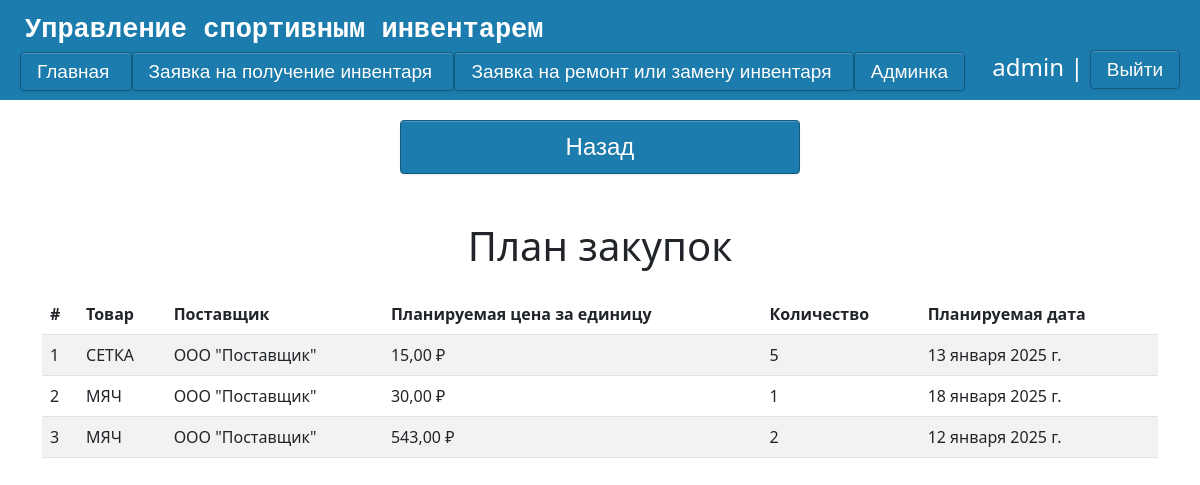
The page /console/purchase-plans/ (signed in) on the database its author committed.
### main/models.py (models this page shows, shortened)
class PurchasePlan(models.Model):
    item = models.ForeignKey(Goods, on_delete=models.CASCADE, related_name='purchase_plans', verbose_name="Товар")
    supplier = models.ForeignKey(Supplier, on_delete=models.SET_NULL, null=True, verbose_name="Поставщик")
    planned_price = models.DecimalField(max_digits=10, decimal_places=2, verbose_name="Планируемая цена")
    count = models.PositiveIntegerField(default=1, verbose_name="Количество")
    planned_date = models.DateField(verbose_name="Планируемая дата")
    class Meta:
        verbose_name = "План закупки"
        verbose_name_plural = "Планы закупок"

class Goods(models.Model):
    state = {'новый':'новый','использованный':'использованный','сломанный': 'сломанный'}
    goods = models.CharField('Название',max_length=30)
    count = models.IntegerField('Количество')
    rented_count = models.IntegerField('Взято',default=0)
    condition = models.CharField('Состояние',max_length=20, choices=state)
    class Meta:
        verbose_name = "Инвентарь"
        verbose_name_plural  = "Инвентарь"
    def __str__(self):
        return self.goods

class Supplier(models.Model):
    name = models.CharField(max_length=255, unique=True, verbose_name="Поставщик")
    class Meta:
        verbose_name = "Поставщик"
        verbose_name_plural = "Поставщики"
    def __str__(self):
        return self.name

### main/views.py (the view)
# urls.py: path('console/purchase-plans/', views.purchase_plan_list, name='purchase_plan_list'),
def purchase_plan_list(request):
    if request.user.is_superuser:
        plans = PurchasePlan.objects.select_related('item', 'supplier').all()
        return render(request, 'admin/purchase_plan_list.html', {'plans': plans})
    else:
        return render(request, 'admin/Error.html')

### main/templates/admin/purchase_plan_list.html (shortened to what this page needs)
{% extends 'main/layout.html' %}
{% block script %}
    <link rel="stylesheet" href="https://cdn.jsdelivr.net/npm/bootstrap@5.3.0/dist/css/bootstrap.min.css">
{% endblock %}
{% block content %}
    <a href="{% url 'console' %}" class = 'btn4'> Назад </a>
    <div class="container mt-5">
        <h1 class="mb-4">План закупок</h1>
        {% if plans %}
            <table class="table table-striped">
                <thead>
                    <tr>
                        <th>#</th>
                        <th>Товар</th>
                        <th>Поставщик</th>
                        <th>Планируемая цена за единицу</th>
                        <th>Количество</th>
                        <th>Планируемая дата</th>
                    </tr>
                </thead>
                <tbody>
                    {% for plan in plans %}
                        <tr>
                            <td>{{ forloop.counter }}</td>
                            <td>{{ plan.item }}</td>
                            <td>{{ plan.supplier }}</td>
                            <td>{{ plan.planned_price }} ₽</td>
                            <td>{{ plan.count }}</td>
                            <td>{{ plan.planned_date }}</td>
                        </tr>
                    {% endfor %}
                </tbody>
            </table>
        {% else %}
            <p>Нет доступных планов закупки.</p>
        {% endif %}
    </div>
{% endblock %}

### main/templates/main/layout.html (shortened to what this page needs)
{% load static %}
<!DOCTYPE html>
<html lang="ru">
<head>
    <link rel="stylesheet" href="https://cdn.jsdelivr.net/npm/bootstrap@5.3.2/dist/css/bootstrap.min.css">
    <link rel="stylesheet" href="{% static 'main/css/css.css' %}">
    {% block script %}
    {% endblock script%}
</head>
<body>
    <div class = "back">
        <div class = 'top'>
                <div class="logo2"><samp>Управление спортивным инвентарем</samp></div>
                <div class = 'lower'>
                    <a href="{% url 'main' %}" class = 'btn3'> Главная </a>
                    <a href="{% url 'application-get' %}" class = 'btn3'> Заявка на получение инвентаря </a>
                    <a href="{% url 'application-repair' %}" class = 'btn3'> Заявка на ремонт или замену инвентаря </a>
                    {% if request.user.is_superuser %}
                    <a href="{% url 'console' %}" class = 'btn3'> Админка </a>
                    {% endif %}
                {% if request.user.is_authenticated %}
                    <li class="last"> {{user.username}} | <a href="{% url 'logout' %}" class="btn3">Выйти</a></li>
                    {% else %}
                    <li class="last"><a href="register" class="btn3"> Регистрация</a>  <a href="login" class="btn3"> Войти </a></li>
                {% endif %}
                </div>
        </div>
        {% block content  %}
        {% endblock %}
    </div>
</body>
</html>

### main/static/main/css/css.css (style rules this page uses)
.top { background: #1B7CAD; width: 100%; height: 100px; }
.back { height: 100%; width: 100%; }
.logo2 { font-size: 27px; padding-top: 7px; margin-left: 25px; font-weight: bold; color: #fff; }
.lower { width: 100%; height: 50%; padding-top: 7px; padding-left: 20px; padding-right: 20px; }
.last { font-size: 24px; float:right; color: #fff; margin: -9px auto; }
h1 { text-align: center; }
li { list-style-type: none; }
a.btn3 { border-radius: 4px; -webkit-box-shadow: inset 0 1px 0 rgba(255, 255, 255, 0.2), 0 1px 2px rgba(0, 0, 0, 0.08); -moz-box-shadow: inset 0 1px 0 rgba(255, 255, 255, 0.2), 0 1px 2px rgba(0, 0, 0, 0.08); box-shadow: inset 0 1px 0 rgba(255, 255, 255, 0.2), 0 1px 2px rgba(0, 0, 0, 0.08); color: #fff; width:115px; text-align: center; font-family: Arial, Helvetica, sans-serif; font-size: 19px; padding: 8px 16px; margin: 20px auto; text-decoration: none; text-shadow: 0 1px 1px rgba(0, 0, 0, 0.075); -webkit-transition: background-color 0.1s linear; -moz-transition: background-color 0.1s linear; -o-transition: background-color 0.1s linear; transition: background-color 0.1s linear; background-color: rgb( 27, 124, 173 ); border: 1px solid rgb( 20, 91, 127 ); }
a.btn4 { border-radius: 4px; -webkit-box-shadow: inset 0 1px 0 rgba(255, 255, 255, 0.2), 0 1px 2px rgba(0, 0, 0, 0.08); -moz-box-shadow: inset 0 1px 0 rgba(255, 255, 255, 0.2), 0 1px 2px rgba(0, 0, 0, 0.08); box-shadow: inset 0 1px 0 rgba(255, 255, 255, 0.2), 0 1px 2px rgba(0, 0, 0, 0.08); color: #fff; display:block; width:400px; text-align: center; font-family: Arial, Helvetica, sans-serif; font-size: 24px; padding: 8px 16px; margin: 20px auto; text-decoration: none; text-shadow: 0 1px 1px rgba(0, 0, 0, 0.075); -webkit-transition: background-color 0.1s linear; -moz-transition: background-color 0.1s linear; -o-transition: background-color 0.1s linear; transition: background-color 0.1s linear; background-color: rgb( 27, 124, 173 ); border: 1px solid rgb( 20, 91, 127 ); }

### rows shown on the page
PurchasePlan: item "СЕТКА", supplier "ООО \"Поставщик\"", planned_price "15,00", count "5", planned_date "13 января 2025 г."
PurchasePlan: item "МЯЧ", supplier "ООО \"Поставщик\"", planned_price "30,00", count "1", planned_date "18 января 2025 г."
PurchasePlan: item "МЯЧ", supplier "ООО \"Поставщик\"", planned_price "543,00", count "2", planned_date "12 января 2025 г."

### other values the page prints
{{ user.username }} "admin"
